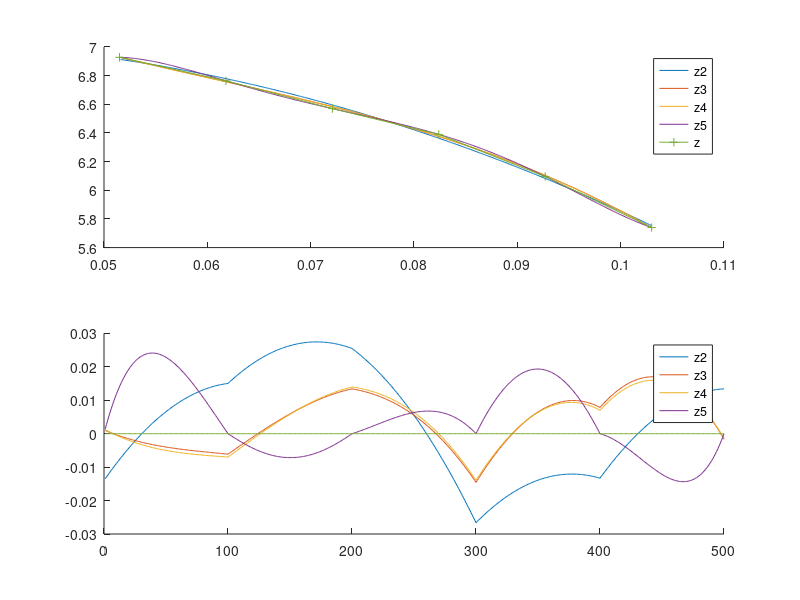

This chart was generated by the following MATLAB code:
z=[6.928 6.764 6.57 6.39 6.096 5.74];
y=((1:6)-1)*0.0103+0.0515;

%Obtener número de muestras
knum = max(size(y));
%Obtener rango abscisa
krange = y(knum)-y(1);
%Número de puntos para dibujar las funciones continuas (estimadas)
kpoints = 500;

%https://en.wikipedia.org/wiki/Coefficient_of_determination
sstot = sum((z-mean(z)).^2);

% Obtener todos los puntos de referencia mediante interpolación lineal (resultado trapezoidal)
for h=1:kpoints;
  yy(h) = (krange)*h/kpoints+y(1); %Cada uno de los valores de abscisa para los que interpolar
  t(h) = interp1(y,z,yy(h));
end

% Grados de la estimación polinómica
for k=2:5;
  % Ajuste polinómico de grado k, p contiene el polinomio, s los resultados
  [p{k},s{k}] = polyfit(y,z,k);
  % s{k}.yk contiene los valores de ordenada para los valores de abscisa contenidos en y
  zz = s{k}.yf;
  % Cálculo de la R, ver enlace wikipedia arriba
  r(k) = 1 - (sum((zz-z).^2)/sstot);
  
  % Integración numérica del polinomio
  integral = polyint(zz);
  % Cálculo del área en el rango indicado
  a(k) = polyval(integral,y(knum))-polyval (integral, y(1));
  
  % Obtención de los valores en la ordenada para cada uno de los puntos a dibujar
  for h=1:kpoints;
    s{k}.zf(h) = polyval(p{k},yy(h));
  end;
  
  % Integración trapezoidal de los puntos aproximados por el polinomio ajustado
  %at(k) = trapz(y,zz);
  at(k) = trapz(yy,s{k}.zf);
end;

% Obtención de las medias de la integración numérica de los polinomios
a = a./(y(knum)-y(1));
% Obtención de las medias de la integración trapezoidal de los polinomios
apt = at./(y(knum)-y(1));
% Obtención de la media de la integración trapezoidal de los puntos de origen
at = trapz(y,z)/(y(knum)-y(1));

subplot(2,1,1)
hold on
plot( yy(ones(4,1),:)', [s{2}.zf', s{3}.zf', s{4}.zf', s{5}.zf'] )
plot(y,z,'-+')
legend('z2','z3','z4','z5','z')
hold off

subplot(2,1,2)
hold on
for k=2:5;
  plot(s{k}.zf-t)
end;
plot(t-t)
legend('z2','z3','z4','z5')
hold off